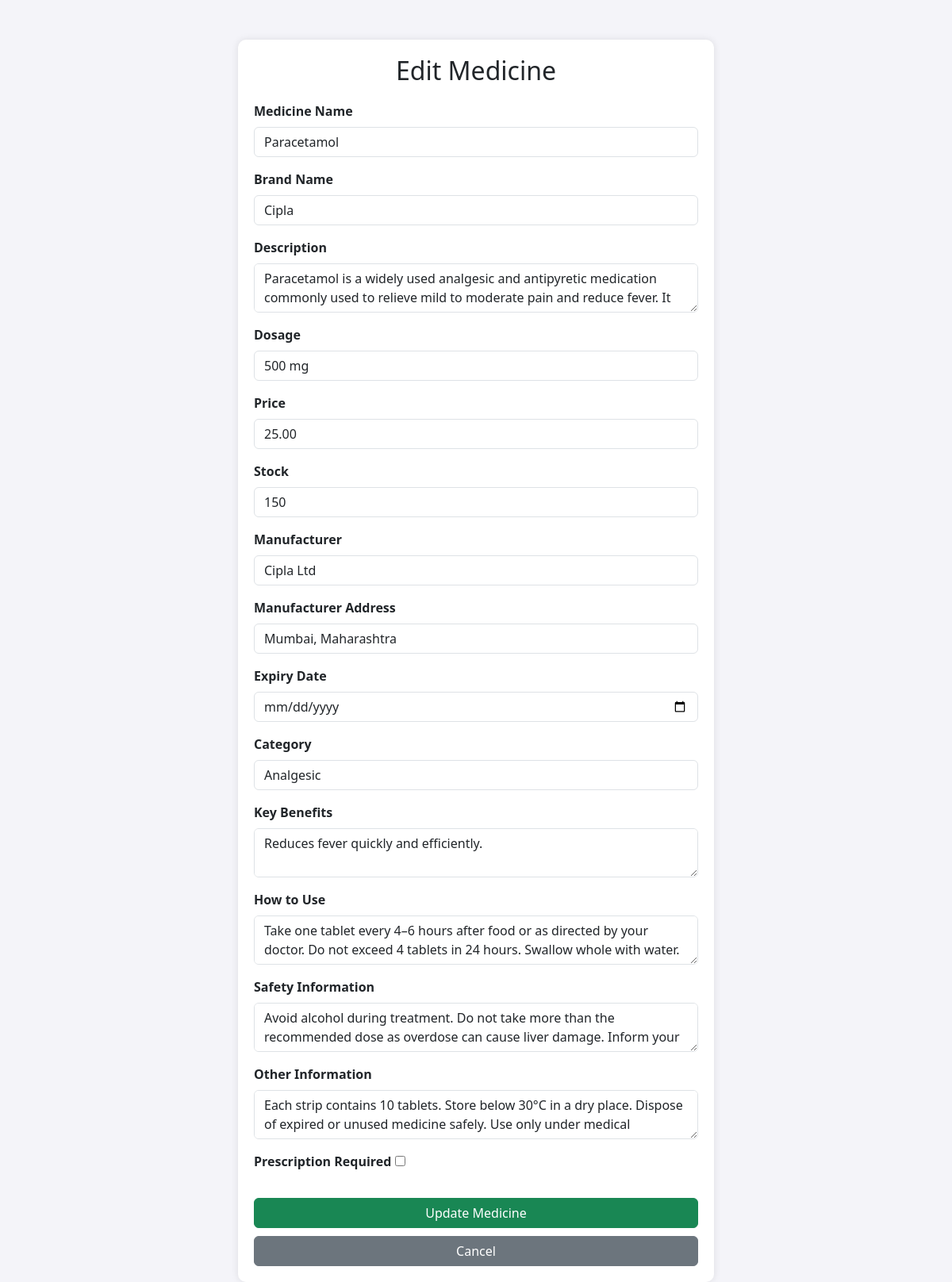
Before: /home/edit_medicine/5/ with the older database file.
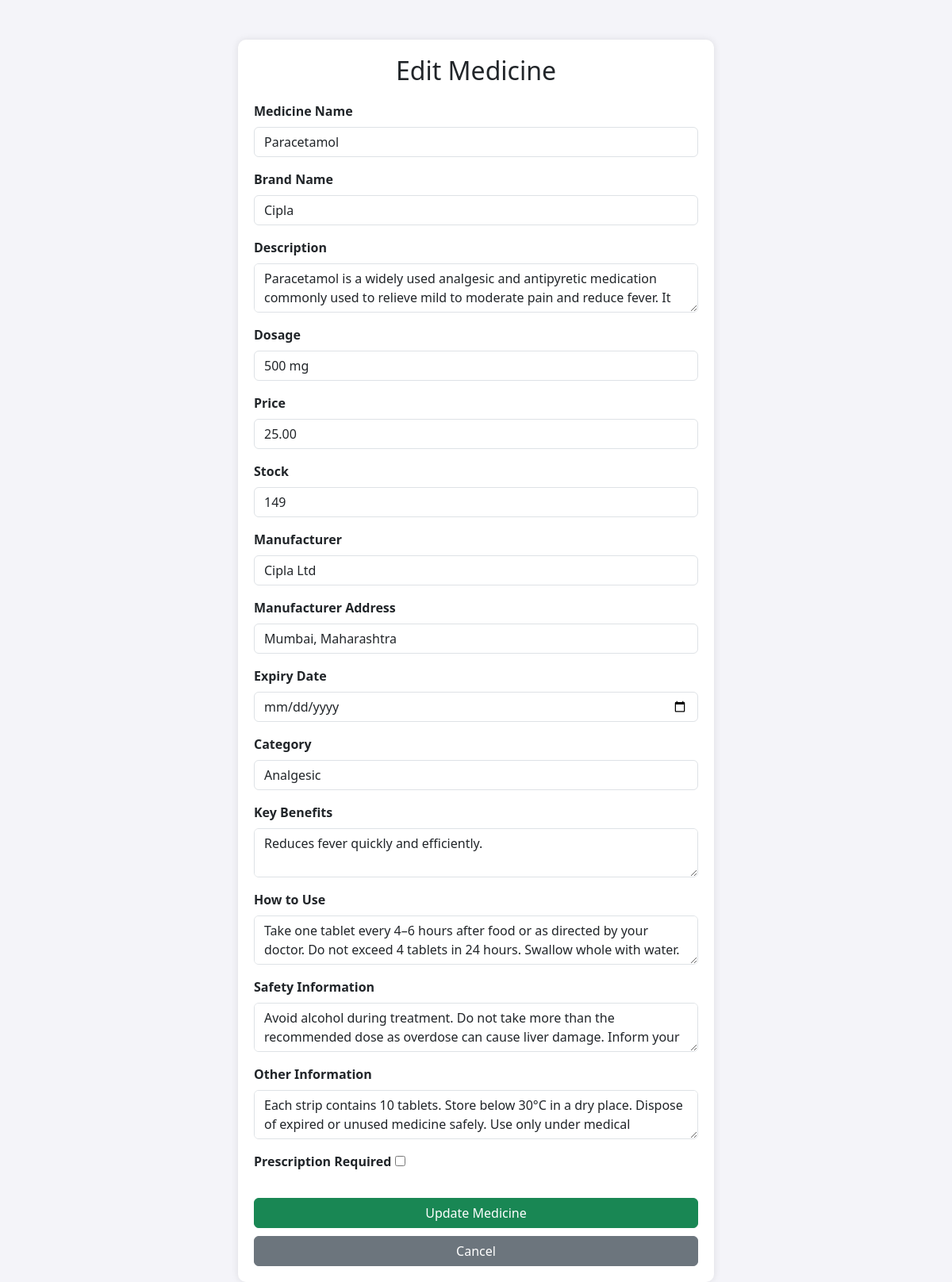
After: the same page with the newer database file.
### pharmacy/models.py (models this page shows, shortened)
class Medicine(models.Model):
    name = models.CharField(max_length=100)
    brand = models.ForeignKey(Brand, on_delete=models.CASCADE, related_name='medicines')
    dosage = models.CharField(max_length=50)
    price = models.DecimalField(max_digits=10, decimal_places=2)
    discounted_price = models.DecimalField(max_digits=10, decimal_places=2, null=True, blank=True)
    stock = models.PositiveIntegerField()
    image = models.ImageField(upload_to='medicine_images/')
    description = models.TextField(blank=True, null=True)
    key_benefits = models.TextField(blank=True,null=True)
    how_to_use = models.TextField(blank=True,null=True)
    safety_information = models.TextField(blank=True,null=True)
    other_information = models.TextField(blank=True,null=True)
    manufacturer = models.CharField(max_length=100)
    manufacturer_address = models.TextField(max_length=500,default="thrissur round ,kerala")
    expiry_date = models.DateField()
    category = models.CharField(max_length=100)
    prescription_required = models.BooleanField(default=False)

class Brand(models.Model):
    name = models.CharField(max_length=100, unique=True)
    def __str__(self):
        return self.name

### home/views.py (the view, shortened to what this page needs)
# urls.py: path('edit_medicine/<int:medicine_id>/', views.edit_medicine, name='edit_medicine'),
def edit_medicine(request, medicine_id):
    medicine = get_object_or_404(Medicine, id=medicine_id)  # Get the medicine object
    return render(request, "edit_medicine.html", {"medicine": medicine})

### templates/edit_medicine.html (shortened to what this page needs)
<!DOCTYPE html>
<html lang="en">
<head>
    <link rel="stylesheet" href="https://cdn.jsdelivr.net/npm/bootstrap@5.3.0/dist/css/bootstrap.min.css">
</head>
<body>
    <div class="container">
        <h2>Edit Medicine</h2>
        <form method="POST" enctype="multipart/form-data">
            <div class="mb-3">
                <label class="form-label">Medicine Name</label>
                <input type="text" name="name" class="form-control" value="{{ medicine.name }}" required>
            </div>
            <div class="mb-3">
                <label class="form-label">Brand Name</label>
                <input type="text" name="brand" class="form-control" value="{{ medicine.brand }}" required>
            </div>
            <div class="mb-3">
                <label class="form-label">Description</label>
                <textarea name="description" class="form-control">{{ medicine.description }}</textarea>
            </div>
            <div class="mb-3">
                <label class="form-label">Dosage</label>
                <input type="text" name="dosage" class="form-control" value="{{ medicine.dosage }}">
            </div>
            <div class="mb-3">
                <label class="form-label">Price</label>
                <input type="number" name="price" class="form-control" value="{{ medicine.price }}" step="0.01">
            </div>
            <div class="mb-3">
                <label class="form-label">Stock</label>
                <input type="number" name="stock" class="form-control" value="{{ medicine.stock }}">
            </div>
            <div class="mb-3">
                <label class="form-label">Manufacturer</label>
                <input type="text" name="manufacturer" class="form-control" value="{{ medicine.manufacturer }}">
            </div>
            <div class="mb-3">
                <label class="form-label">Manufacturer Address</label>
                <input type="text" name="manufacturer_address" class="form-control" value="{{ medicine.manufacturer_address }}">
            </div>
            <div class="mb-3">
                <label class="form-label">Expiry Date</label>
                <input type="date" name="expiry_date" class="form-control" value="{{ medicine.expiry_date }}">
            </div>
            <div class="mb-3">
                <label class="form-label">Category</label>
                <input type="text" name="category" class="form-control" value="{{ medicine.category }}">
            </div>
            <div class="mb-3">
                <label class="form-label">Key Benefits</label>
                <textarea name="key_benefits" class="form-control">{{ medicine.key_benefits }}</textarea>
            </div>
            <div class="mb-3">
                <label class="form-label">How to Use</label>
                <textarea name="how_to_use" class="form-control">{{ medicine.how_to_use }}</textarea>
            </div>
            <div class="mb-3">
                <label class="form-label">Safety Information</label>
                <textarea name="safety_information" class="form-control">{{ medicine.safety_information }}</textarea>
            </div>
            <div class="mb-3">
                <label class="form-label">Other Information</label>
                <textarea name="other_information" class="form-control">{{ medicine.other_information }}</textarea>
            </div>
            <div class="mb-3">
                <label class="form-label">Prescription Required</label>
                <input type="checkbox" name="prescription_required" {% if medicine.prescription_required %}checked{% endif %}>
            </div>
            <button type="submit" class="btn btn-success">Update Medicine</button>
            <a href="{% url 'admin_dashboard' %}" class="btn btn-secondary">Cancel</a>
        </form>
    </div>
</body>
</html>

Changed rows visible on the page:
changed Medicine "Paracetamol": stock "150" → "149"
